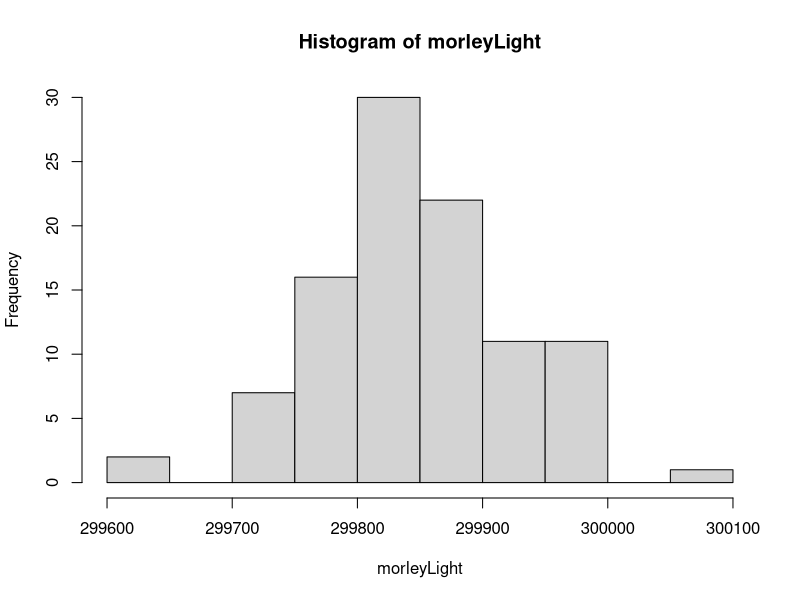

Source code (R):
##################################################################
#
# 02_Univariate deskriptive Statistik 1
# Kapitel 6.1 - 6.2
#
# Albert-Ludwigs-Universität Freiburg
# Institut für Erziehungswissenschaft
# SS 2014
# Studienfach: Bildungswissenschaft und Bildungsmanagement (B.A.)
# Seminar: Statistik I
# 14.04.2014
#
###################################################################

# Lade Bibliotheken
library(psych)

# ************************* 6.1 Statistiken für die zentrale Tendenz ********************

# Das arithmetische Mittel | Mean
tempCelsius <- c(20, 21, 25) # Temperatur an drei Tagen
mean(tempCelsius) # Mittelwert der Temperaturen

# Positive affine Transformation bei der Mittelwertbildung
tempFahrenheit <- c(68, 69.9, 77)
mean(tempFahrenheit) # Mittelwert berechnen
celToFahr <- 32 + (9/5 * mean(tempCelsius)) # Konvertiere Celsius zu Fahrenheit
celToFahr

# Berechnung des Gruppenmittelwertes und des Gesamtmittelwertes
iqGruppe1 <- c(100, 110, 120)
iqGruppe2 <- c(110, 130)

iqGruppe <- (mean(iqGruppe1) + mean(iqGruppe2)) / 2 # Gruppenmittelwert
iqGruppe

iqGesamt <- (3*mean(iqGruppe1) + 2*mean(iqGruppe2)) / (length(iqGruppe1) + length(iqGruppe2)) # Gesamtmittelwert
iqGesamt

iqGruppe == iqGesamt # Ist der Gruppenmittelwert gleich dem Gesamtmittelwert?


# Der Median
blutdruckEven <- c(70, 87, 92) # Gerade Anzahl der Items
median(blutdruckEven)

blutdruckOdd <- c(70, 71, 87, 92)
median(blutdruckOdd)

iq <- c(85, 87, 88, 96, 96, 97, 101, 103, 124, 127)
median(iq)
mean(iq)

iqMitAusreiser <- c(85, 87, 88, 96, 96, 97, 101, 103, 124, 145)
median(iqMitAusreiser)
mean(iqMitAusreiser)

# Der Mode
names(sort(-table(iq)))[1] # Find Mode in iq-data
which.max(table(iq)) # Find Mode in iq-data

# Quantile
x <- c(4, 5, 6, 7, 7, 7, 8, 8, 9, 10) # Beliebiger Vector
quantile(x, c(.25, .50)) # 25. und 50. (Median) Quantil anzeigen

morleyLight <- morley$Speed + 299000 # Edward Morley wollte 1887 die Geschwindigkeit des Lichts bestimmen | km/sec - 299.000
speedOfLight <- 299792.458 # Lichtgeschwindigkeit

mean(morleyLight) - speedOfLight # Morley schätzte die Lichtgeschwindigkeit um 59.942 km/sec falsch ein

hist(morleyLight) # Histogram der Lichtgeschwindigkeitsbessungen nach Morley (1879)
quantile(morleyLight, c(.25, .50, .75)) - speedOfLight 


